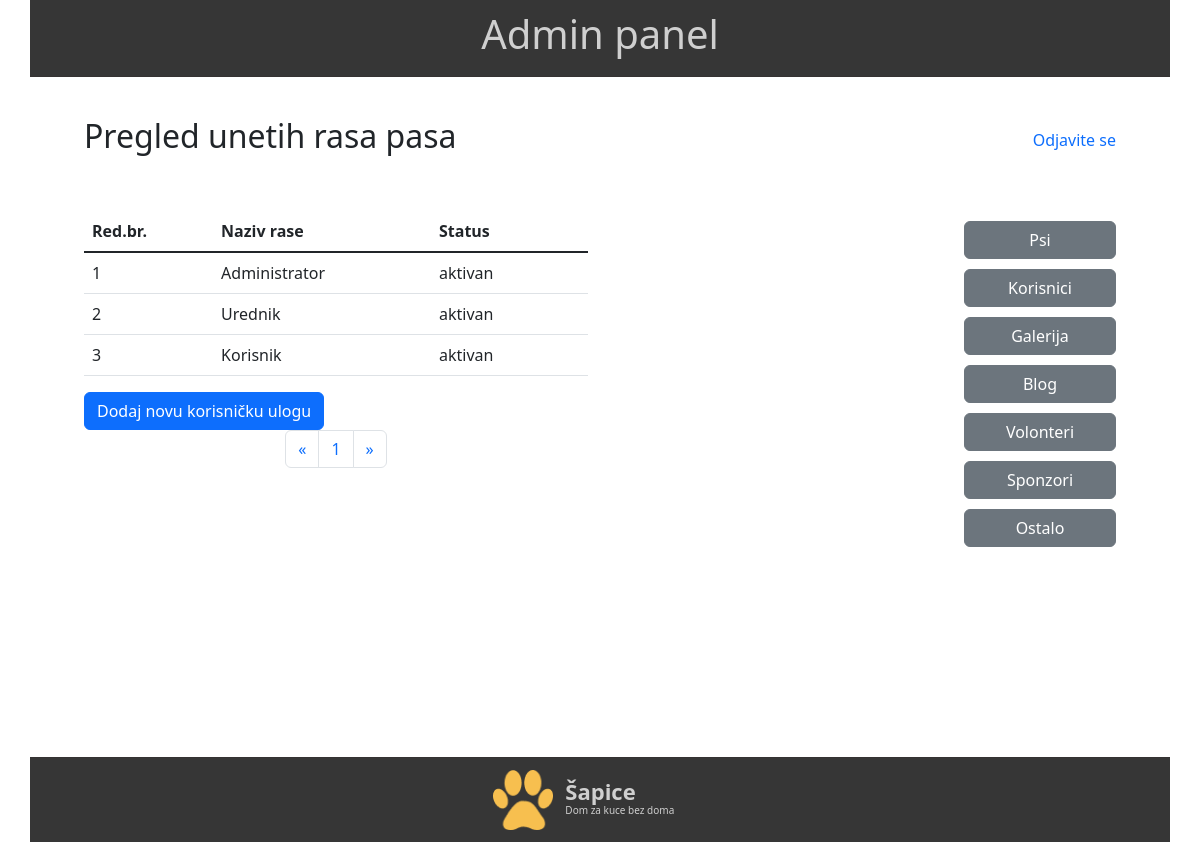
/Sapice_admin/roles.php (signed in), run on the app's committed database.
### tables this page shows
CREATE TABLE `roles` (
  `role_id` int(10) UNSIGNED NOT NULL,
  `name` varchar(50) NOT NULL,
  `status` int(11) NOT NULL DEFAULT 1 COMMENT '0-deleted\r\n1-active'
);

### Sapice_admin/classes/class_base.php (called while the page is built, shortened)
<?php
class Base{
    private $db;
    public function connect() {
        $this->db=mysqli_connect("localhost", "root", "", "sapice");
        return $this->db;
    }
    public function query($query) {
        return mysqli_query($this->db, $query);
    }
    public function fetch_object($result){
        return mysqli_fetch_object($result);
    }
    public function num_rows($result){
        return mysqli_num_rows($result);
    }
}
?>

### Sapice_admin/roles.php (the view, shortened to what this page needs)
<?php
    require_once("classes/class_base.php");
    $db=new Base();
    $records="SELECT * FROM roles";
    $result=$db->query($records);
    $total_records=$db->num_rows($result);
    $limit=7;
    $pages=ceil($total_records/$limit);
    $current_page = isset($_GET['page']) && !empty($_GET['page']) ? $_GET['page'] : 1;
    $offset=($current_page-1)*$limit;
?>
<!DOCTYPE html>
<html lang="en">
<head>
    <?php require_once("components/_admin_head.php");?>
</head>
<body>
    <div class="container">
        <?php require_once("components/_admin_header.php"); ?>
        <div class="main-admin-content">
            <div class="row admin">
                <div class="col-6 mb-5">
                    <h2>Pregled unetih rasa pasa</h2>
                </div>
                <div class="col-6 mb-5 text-end align-self-center">
                    <a href="logout.php?page=all_dogs.php" class="text-decoration-none" id="logout-link">Odjavite se</a>
                </div>
                <div class="col-6 me-auto">
                    <table id="roles" class="table table-hover table-responsive">
                        <thead>
                            <tr>
                                <th scope="col">Red.br.</th>
                                <th scope="col">Naziv rase</th>
                                <th scope="col">Status</th>
                            </tr>
                        </thead>
                        <tbody class="table-group-divider">
                        <?php
                            $query="SELECT * FROM roles LIMIT {$limit} OFFSET {$offset}";
                            $result=$db->query($query);
                            $i=0;
                            while($row=$db->fetch_object($result)) {
                                $id=$row->role_id;
                                $status = ($row->status == 0) ? "obrisan" : "aktivan";
                                $i++;
                                echo "<tr class='align-middle'>";
                                    echo "<td scope='col'>{$i}</td>";
                                    echo "<td scope='col' class='editable-text' data-field='name' data-id='{$id}'>{$row->name}</td>";
                                    echo "<td scope='col' class='editable-dropdown' data-field='status' data-id='{$id}' data-status='{$row->status}'>{$status}</td>";
                            ?>
                                <td scope="col">
                                </td>
                            </tr>
                        <?php } ?>
                        </tbody>
                    </table>
                    <button type="submit" class="btn btn-primary" id="new-role" data-bs-toggle="modal" data-bs-target="#addRoleModal">Dodaj novu korisničku ulogu</button>
                    <nav aria-label="Paginacija">
                        <ul class="pagination justify-content-center">
                            <li class="page-item">
                                <a href="roles.php?page=<?php echo ($current_page - 1); ?>" class="page-link" aria-label="Previous">
                                    <span aria-hidden="true">&laquo;</span>
                                </a>
                            </li>
                            <?php
                                for ($i = 1; $i <= $pages; $i++) {
                                    echo "<li class='page-item'><a class='page-link' href='roles.php?page={$i}'>{$i}</a></li>";
                                }
                            ?>
                            <li class="page-item">
                                <a class="page-link" href="roles.php?page=<?php echo ($current_page + 1); ?>" aria-label="Next">
                                <span aria-hidden="true">&raquo;</span></a>
                            </li>
                        </ul>
                    </nav>
                </div>
                <?php require_once("components/_admin_menu_left.php");?>
            </div>
        </div>
        <?php require_once("components/_admin_footer.php");?>
    </div>
</body>
</html>

### Sapice_admin/include/style.css (style rules this page uses)
.row.admin { padding: 30px; margin: 10px auto; }
.main-admin-content { min-height: 670px; }

### data on the page
roles: name "Administrator", status "aktivan"
roles: name "Urednik", status "aktivan"
roles: name "Korisnik", status "aktivan"

### other printed values
$group "Psi"
$group "Korisnici"
$group "Galerija"
$group "Blog"
$group "Volonteri"
$group "Sponzori"
$group "Ostalo"
